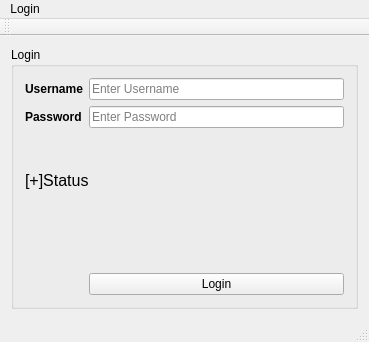
<?xml version="1.0" encoding="UTF-8"?>
<ui version="4.0">
 <class>MainWindow</class>
 <widget class="QMainWindow" name="MainWindow">
  <property name="geometry">
   <rect>
    <x>0</x>
    <y>0</y>
    <width>369</width>
    <height>342</height>
   </rect>
  </property>
  <property name="windowTitle">
   <string>MainWindow</string>
  </property>
  <widget class="QWidget" name="centralWidget">
   <layout class="QGridLayout" name="gridLayout">
    <item row="1" column="0">
     <widget class="QGroupBox" name="groupBox_login">
      <property name="title">
       <string>Login</string>
      </property>
      <layout class="QGridLayout" name="gridLayout_2">
       <item row="0" column="0">
        <widget class="QLabel" name="label_username">
         <property name="text">
          <string>&lt;html&gt;&lt;head/&gt;&lt;body&gt;&lt;p&gt;&lt;span style=&quot; font-weight:600;&quot;&gt;Username&lt;/span&gt;&lt;/p&gt;&lt;/body&gt;&lt;/html&gt;</string>
         </property>
        </widget>
       </item>
       <item row="0" column="1">
        <widget class="QLineEdit" name="lineEdit_username">
         <property name="placeholderText">
          <string>Enter Username</string>
         </property>
        </widget>
       </item>
       <item row="1" column="1">
        <widget class="QLineEdit" name="lineEdit_password">
         <property name="echoMode">
          <enum>QLineEdit::Password</enum>
         </property>
         <property name="placeholderText">
          <string>Enter Password</string>
         </property>
        </widget>
       </item>
       <item row="3" column="1">
        <widget class="QPushButton" name="pushButton_login">
         <property name="text">
          <string>Login</string>
         </property>
        </widget>
       </item>
       <item row="1" column="0">
        <widget class="QLabel" name="label_password">
         <property name="text">
          <string>&lt;html&gt;&lt;head/&gt;&lt;body&gt;&lt;p&gt;&lt;span style=&quot; font-weight:600;&quot;&gt;Password&lt;/span&gt;&lt;/p&gt;&lt;/body&gt;&lt;/html&gt;</string>
         </property>
        </widget>
       </item>
       <item row="2" column="0" colspan="2">
        <widget class="QLabel" name="label_status">
         <property name="text">
          <string>&lt;html&gt;&lt;head/&gt;&lt;body&gt;&lt;p&gt;&lt;span style=&quot; font-size:12pt;&quot;&gt;[+]Status&lt;/span&gt;&lt;/p&gt;&lt;p align=&quot;center&quot;&gt;&lt;br/&gt;&lt;/p&gt;&lt;/body&gt;&lt;/html&gt;</string>
         </property>
        </widget>
       </item>
      </layout>
      <zorder>label_username</zorder>
      <zorder>label_password</zorder>
      <zorder>lineEdit_username</zorder>
      <zorder>lineEdit_password</zorder>
      <zorder>pushButton_login</zorder>
      <zorder>label_status</zorder>
     </widget>
    </item>
   </layout>
  </widget>
  <widget class="QMenuBar" name="menuBar">
   <property name="geometry">
    <rect>
     <x>0</x>
     <y>0</y>
     <width>369</width>
     <height>26</height>
    </rect>
   </property>
   <widget class="QMenu" name="menuMain_Menu">
    <property name="title">
     <string>Login</string>
    </property>
   </widget>
   <addaction name="menuMain_Menu"/>
  </widget>
  <widget class="QToolBar" name="mainToolBar">
   <attribute name="toolBarArea">
    <enum>TopToolBarArea</enum>
   </attribute>
   <attribute name="toolBarBreak">
    <bool>false</bool>
   </attribute>
  </widget>
  <widget class="QStatusBar" name="statusBar"/>
 </widget>
 <layoutdefault spacing="6" margin="11"/>
 <tabstops>
  <tabstop>lineEdit_username</tabstop>
  <tabstop>lineEdit_password</tabstop>
  <tabstop>pushButton_login</tabstop>
 </tabstops>
 <resources/>
 <connections/>
</ui>
